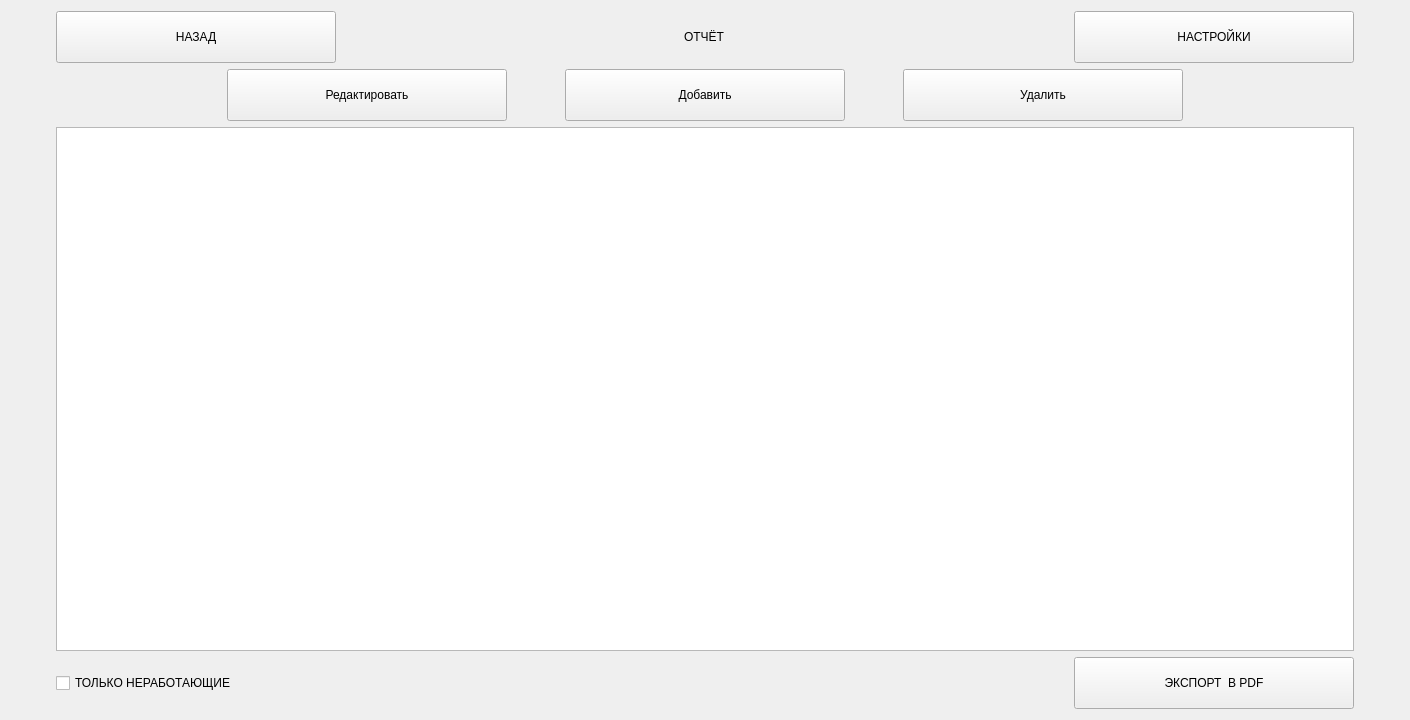
<?xml version="1.0" encoding="UTF-8"?>
<ui version="4.0">
 <class>EditableReport</class>
 <widget class="QWidget" name="EditableReport">
  <property name="geometry">
   <rect>
    <x>0</x>
    <y>0</y>
    <width>1410</width>
    <height>720</height>
   </rect>
  </property>
  <property name="windowTitle">
   <string>Form</string>
  </property>
  <layout class="QVBoxLayout" name="verticalLayout">
   <item>
    <layout class="QHBoxLayout" name="horizontalLayout">
     <property name="spacing">
      <number>7</number>
     </property>
     <property name="leftMargin">
      <number>45</number>
     </property>
     <property name="rightMargin">
      <number>45</number>
     </property>
     <item>
      <widget class="QPushButton" name="BackButton">
       <property name="minimumSize">
        <size>
         <width>0</width>
         <height>52</height>
        </size>
       </property>
       <property name="maximumSize">
        <size>
         <width>280</width>
         <height>16777215</height>
        </size>
       </property>
       <property name="text">
        <string>НАЗАД</string>
       </property>
      </widget>
     </item>
     <item>
      <layout class="QVBoxLayout" name="verticalLayout_2">
       <property name="spacing">
        <number>0</number>
       </property>
       <item alignment="Qt::AlignHCenter">
        <widget class="QLabel" name="EcoTaxi">
         <property name="text">
          <string>ОТЧЁТ</string>
         </property>
        </widget>
       </item>
      </layout>
     </item>
     <item>
      <widget class="QPushButton" name="SettingsButton">
       <property name="minimumSize">
        <size>
         <width>0</width>
         <height>52</height>
        </size>
       </property>
       <property name="maximumSize">
        <size>
         <width>280</width>
         <height>16777215</height>
        </size>
       </property>
       <property name="text">
        <string>НАСТРОЙКИ</string>
       </property>
      </widget>
     </item>
    </layout>
   </item>
   <item>
    <layout class="QHBoxLayout" name="horizontalLayout_2">
     <property name="spacing">
      <number>0</number>
     </property>
     <property name="leftMargin">
      <number>100</number>
     </property>
     <property name="rightMargin">
      <number>100</number>
     </property>
     <item alignment="Qt::AlignRight">
      <widget class="QPushButton" name="EditButton">
       <property name="minimumSize">
        <size>
         <width>280</width>
         <height>52</height>
        </size>
       </property>
       <property name="text">
        <string>Редактировать</string>
       </property>
      </widget>
     </item>
     <item alignment="Qt::AlignHCenter">
      <widget class="QPushButton" name="AddButton">
       <property name="minimumSize">
        <size>
         <width>280</width>
         <height>52</height>
        </size>
       </property>
       <property name="text">
        <string>Добавить</string>
       </property>
      </widget>
     </item>
     <item alignment="Qt::AlignLeft">
      <widget class="QPushButton" name="DeleteButton">
       <property name="minimumSize">
        <size>
         <width>280</width>
         <height>52</height>
        </size>
       </property>
       <property name="text">
        <string>Удалить</string>
       </property>
      </widget>
     </item>
    </layout>
   </item>
   <item>
    <layout class="QVBoxLayout" name="verticalLayout_3" stretch="11">
     <property name="spacing">
      <number>0</number>
     </property>
     <property name="leftMargin">
      <number>45</number>
     </property>
     <property name="rightMargin">
      <number>45</number>
     </property>
     <item>
      <widget class="QTableView" name="tableView">
       <property name="maximumSize">
        <size>
         <width>16777215</width>
         <height>16777215</height>
        </size>
       </property>
       <property name="sizeAdjustPolicy">
        <enum>QAbstractScrollArea::AdjustToContents</enum>
       </property>
       <property name="editTriggers">
        <set>QAbstractItemView::NoEditTriggers</set>
       </property>
       <property name="selectionMode">
        <enum>QAbstractItemView::SingleSelection</enum>
       </property>
       <property name="selectionBehavior">
        <enum>QAbstractItemView::SelectRows</enum>
       </property>
       <property name="sortingEnabled">
        <bool>true</bool>
       </property>
       <property name="wordWrap">
        <bool>false</bool>
       </property>
       <attribute name="verticalHeaderVisible">
        <bool>true</bool>
       </attribute>
      </widget>
     </item>
    </layout>
   </item>
   <item>
    <layout class="QHBoxLayout" name="horizontalLayout_4" stretch="2,0">
     <property name="spacing">
      <number>0</number>
     </property>
     <property name="sizeConstraint">
      <enum>QLayout::SetDefaultConstraint</enum>
     </property>
     <property name="leftMargin">
      <number>45</number>
     </property>
     <property name="rightMargin">
      <number>45</number>
     </property>
     <item>
      <widget class="QCheckBox" name="checkBox">
       <property name="text">
        <string>ТОЛЬКО НЕРАБОТАЮЩИЕ</string>
       </property>
      </widget>
     </item>
     <item>
      <widget class="QPushButton" name="ToPDFButton">
       <property name="minimumSize">
        <size>
         <width>280</width>
         <height>52</height>
        </size>
       </property>
       <property name="text">
        <string>ЭКСПОРТ  В PDF</string>
       </property>
      </widget>
     </item>
    </layout>
   </item>
  </layout>
 </widget>
 <resources/>
 <connections/>
</ui>
